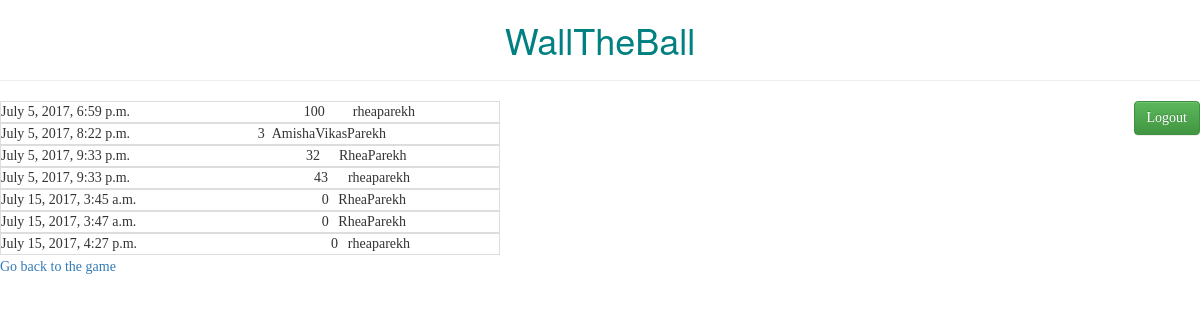
/scores (signed in), run on an earlier commit of the app's database.
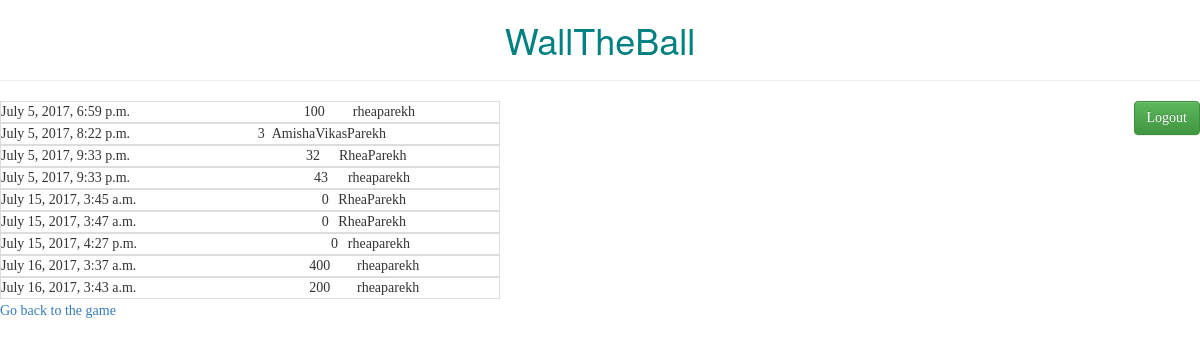
And on a later commit of the database.
### GameApp/models.py (models this page shows, shortened)
class Score(models.Model):
    score = models.IntegerField()
    user = models.ForeignKey(User)
    date=models.DateTimeField(auto_now=True,blank=True)
    class Meta:
        ordering=['user','score','date']

### GameApp/views.py (the view)
# urls.py: url(r'^scores$',views.score_view,name='score'),
def score_view(request):
  if request.user.is_authenticated():
     score_list=Score.objects.order_by('date')
     context={'score_list':score_list}
     return render(request,'score.html',context)

### gameManager/templates/score.html
{% extends "base.html" %}
{% load static %}
{% block logout %}
   <hr>
   <form action="logout">
       <input type="submit" id="logout" value="Logout" class="btn btn-success" style="float:right">
   </form>
{% endblock %}
{% block Score %}
  {% for s in score_list %}
  <table id="table">
  <tr id="td">
     <td>{{s.date}}</td>
     <td>{{s.score}}</td>
     <td>{{s.user}}</td>
  </tr>
  </table>
  {% endfor %}
  <a href="/../" > Go back to the game </a>
{% endblock %}

What changed in the data, as far as the page shows it:
added Score: date "July 16, 2017, 3:37 a.m.", score "400", user "rheaparekh"
added Score: date "July 16, 2017, 3:43 a.m.", score "200", user "rheaparekh"
